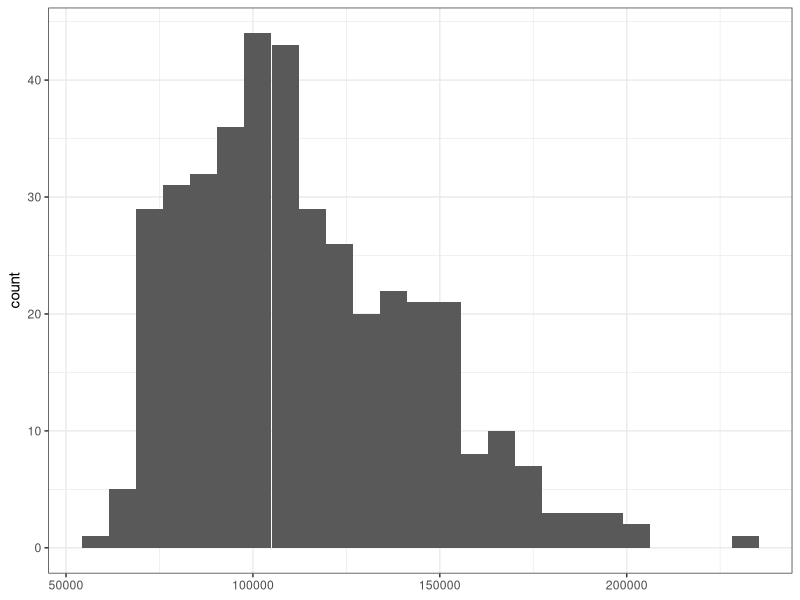
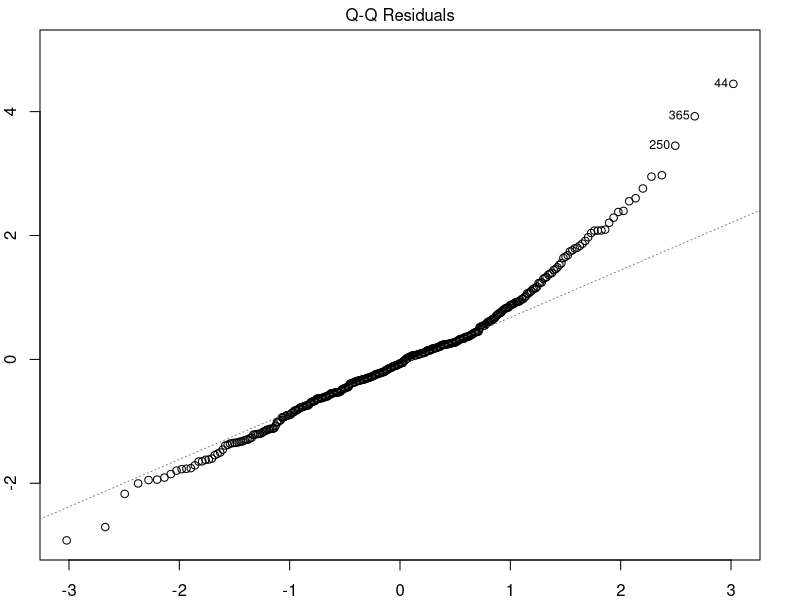
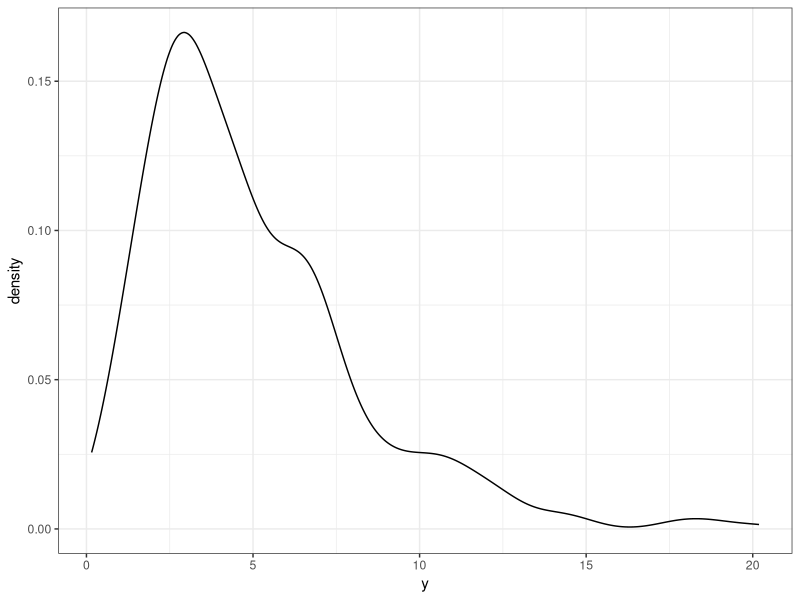
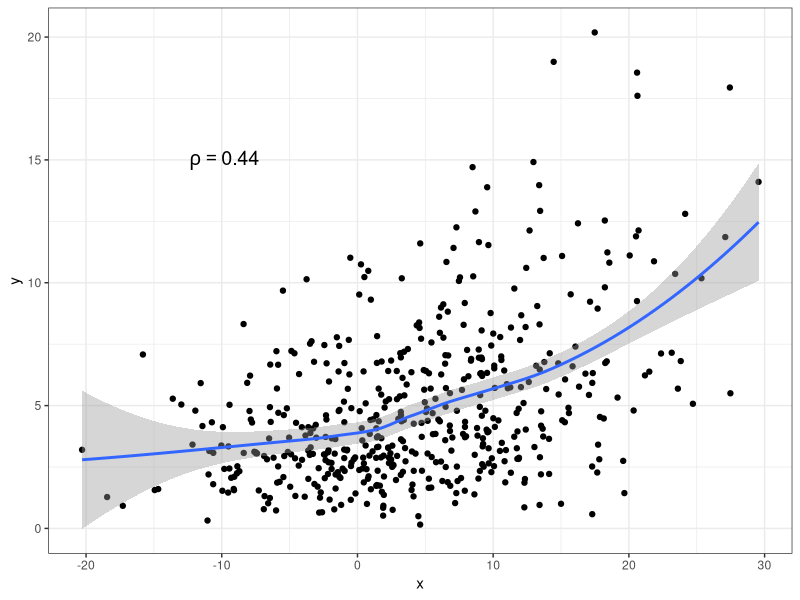
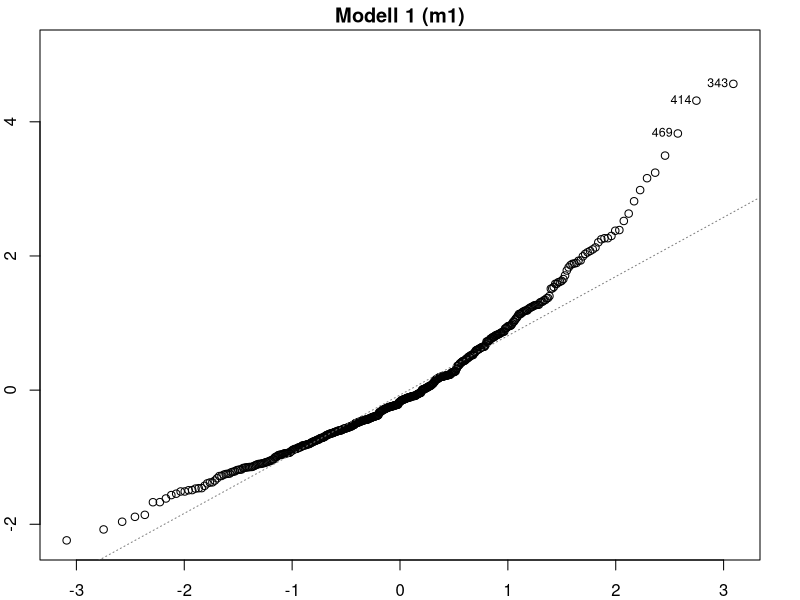

R code for these plots, in order: (Note: this script raises an error after producing the figures.)
## ---- chunk 1
options(htmltools.dir.version = FALSE)
knitr::opts_chunk$set(dev = "svg")
knitr::opts_knit$set(global.par = TRUE)
par(mar = c(2, 2, 1.5, 2))


library(tidyverse)
library(gganimate)
theme_set(theme_bw())

library(car)
data(Salaries)
## ---- chunk 2
ggplot(Salaries, aes(salary)) +
  geom_histogram(bins = 25) +
  labs(x = NULL)
## ---- chunk 3
library(car)
data(Salaries)

## ---- chunk 4
head(Salaries)
## ---- chunk 5
model <- lm(salary ~ rank + yrs.service + yrs.since.phd +
              discipline, data = Salaries)
broom::tidy(summary(model))

broom::glance(summary(model))
## ---- chunk 6
plot(model, 2)
## ---- chunk 7
set.seed(202005)
## ---- chunk 8
# Simluierte Werte
df <- data.frame(y = rchisq(n = 500, df = 5))
## ---- chunk 9
ggplot(df, aes(y)) +
  geom_density() + 
  # geom_freqpoly(bins = 40) +
  theme_bw()
## ---- chunk 10
df <- df %>% 
  mutate(x = y + rnorm(500, mean = 0, sd = 8))
## ---- chunk 11
corr <- round(cor(df$x, df$y), 2)
label <- sprintf("~ rho == %0.2f", corr)

ggplot(df, aes(x, y)) +
  geom_point() +
  geom_smooth() +
  annotate("text", x = -10, y = 15, parse = TRUE, size = 5,
           label = label)
## ---- chunk 12
m1 <- lm(y ~ x, data = df)
## ---- chunk 13
plot(m1, 2, caption = NA, main = "Modell 1 (m1)")
## ---- chunk 14
par(mar = c(3, 4, 1, 2))
## ---- chunk 15
bc <- car::boxCox(m1)
best.lambda <- bc$x[which(bc$y == max(bc$y))]
best.lambda
## ---- chunk 16
transform_box_cox <- function(y, lambda) {
  (y ^ lambda - 1)/lambda
}

df <- mutate(df, y_trans = transform_box_cox(y, best.lambda))
## ---- chunk 17
df %>% 
  pivot_longer(c(y, y_trans)) %>% 
  ggplot(aes(value, fill = name)) +
  geom_density(alpha = .5) +
  labs(x = NULL, fill = NULL) +
  scale_fill_manual(values = c(y = "#377eb8", y_trans = "#e41a1c")) +
  theme(legend.position = c(.8, .8))
## ---- chunk 18
m2 <- lm(y_trans ~ x, data = df)
## ---- chunk 19
par(mar = c(2, 2, 1.5, 2))
## ---- chunk 20
plot(m1, 2, caption = NA, main = "Modell 1 (m1)")
## ---- chunk 21
plot(m2, 2, caption = NA, main = "Modell 2 (m2)")
## ---- chunk 22
pdata <- data.frame(x = 1:100) %>% 
  broom::augment(m2, newdata = .) %>% 
  mutate(.fitted_trans = (.fitted * best.lambda + 1)^(1/best.lambda),
         marginal_diff = lead(.fitted_trans) - .fitted_trans)

pdata %>% 
  ggplot(aes(x, .fitted_trans)) +
  geom_line() +
  geom_point() 
## ---- chunk 23
bc <- car::boxCox(model, plotit = FALSE)
(best.lambda <- bc$x[which(bc$y == max(bc$y))])

Salaries$salary_t <- transform_box_cox(Salaries$salary, best.lambda)
## ---- chunk 24
Salaries %>% 
  pivot_longer(starts_with("salary")) %>% 
  ggplot(aes(value)) +
  geom_freqpoly(bins = 12) +
  facet_wrap(~name, scales = "free_x", nrow = 1) +
  labs(x = NULL, y = NULL)
## ---- chunk 25
new_model <- lm(salary_t ~ rank + yrs.service + yrs.since.phd + 
                  discipline, data = Salaries)
broom::tidy(summary(new_model))

broom::glance(summary(new_model))

## ---- chunk 26
par(mar = c(2, 2, 1.5, 2))
## ---- chunk 27
plot(model, 2, caption = NA, main = "Modell 1 (model)")
## ---- chunk 28
plot(new_model, 2, caption = NA, main = "Modell 2 (new_model)")
